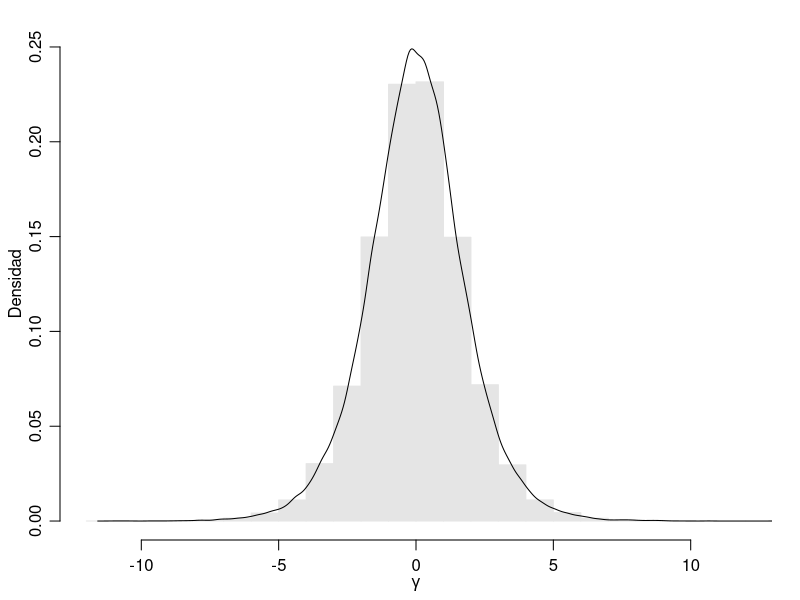
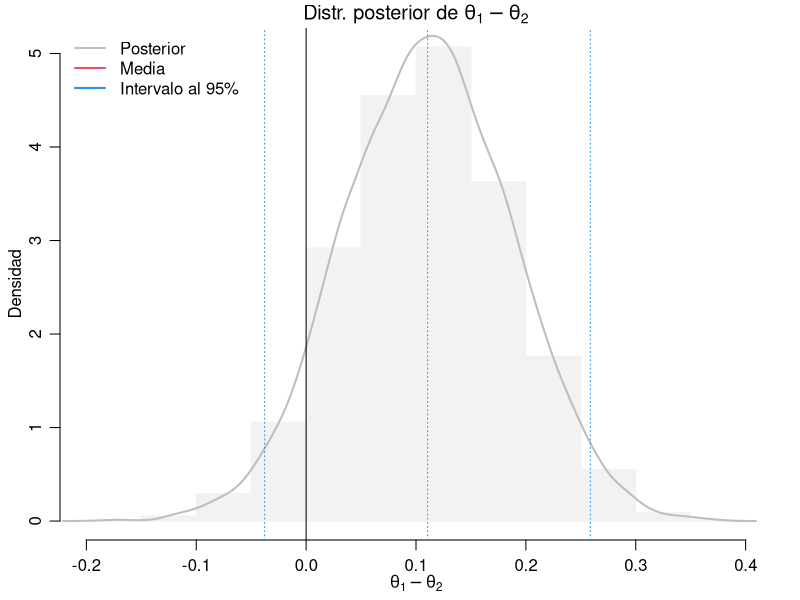
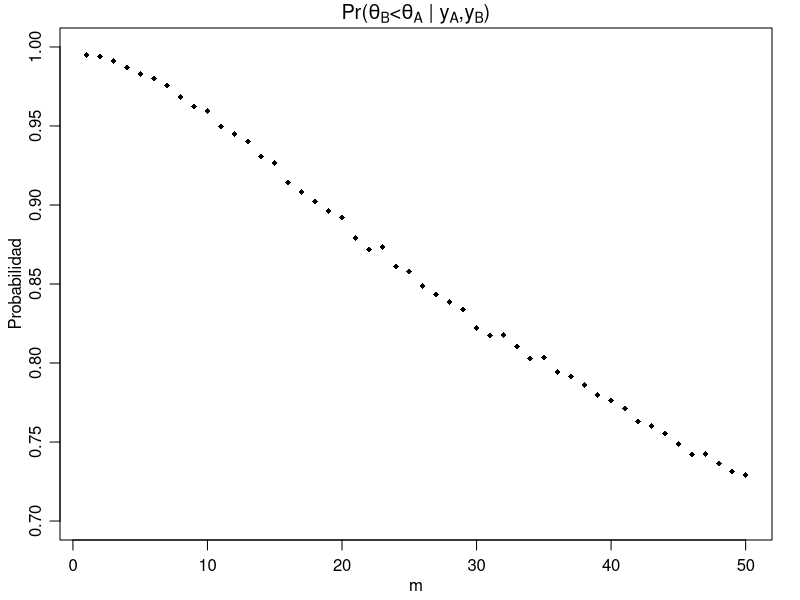
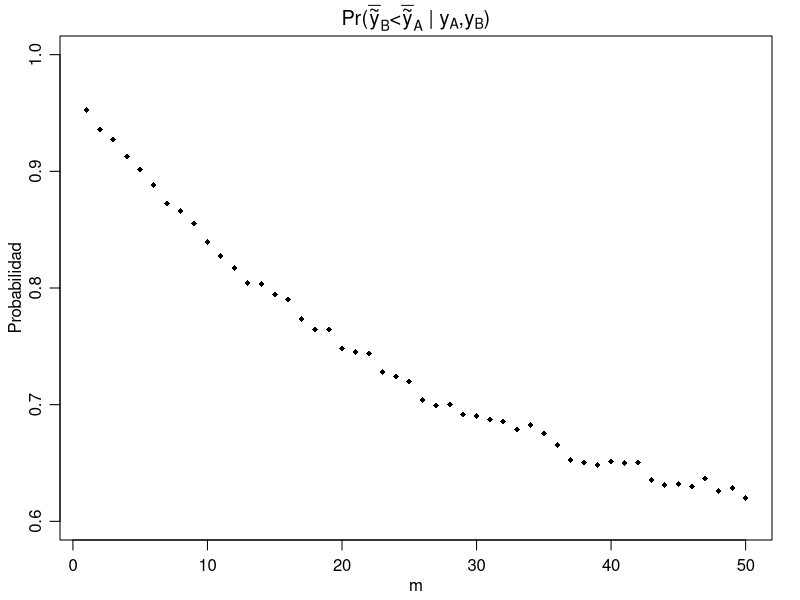
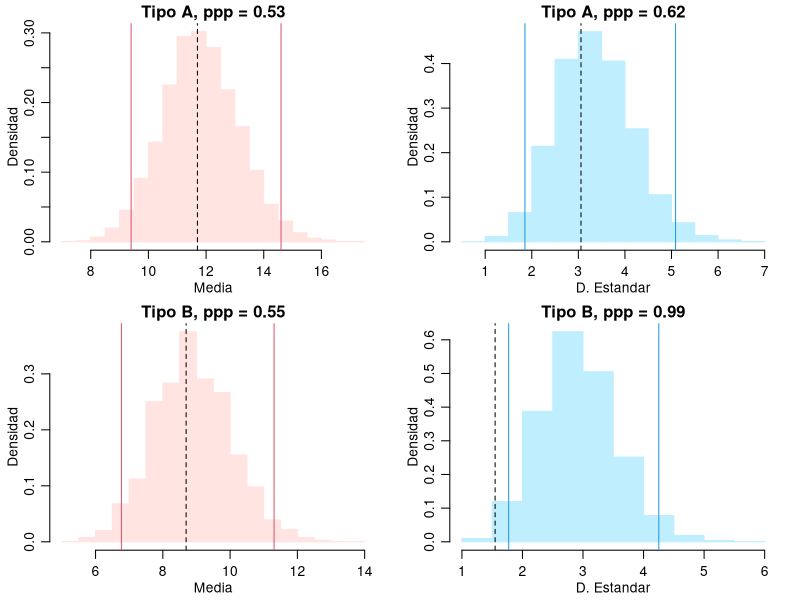
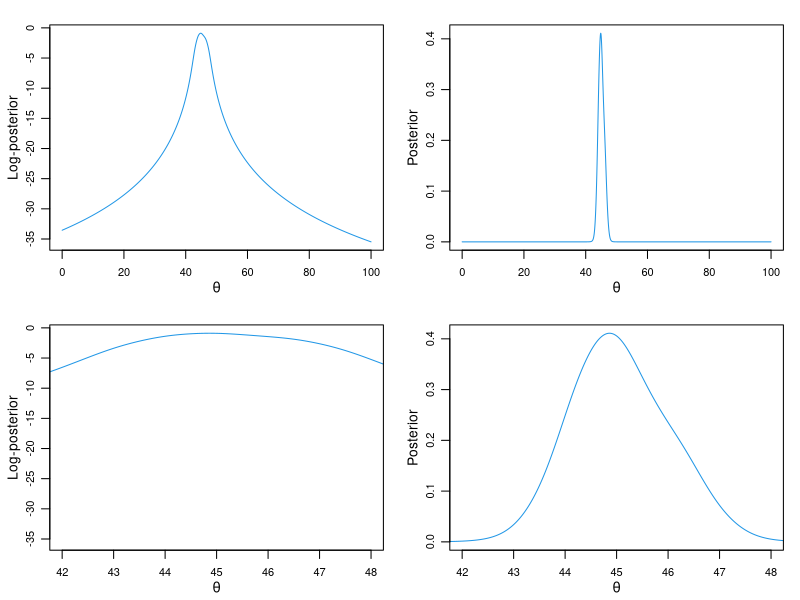
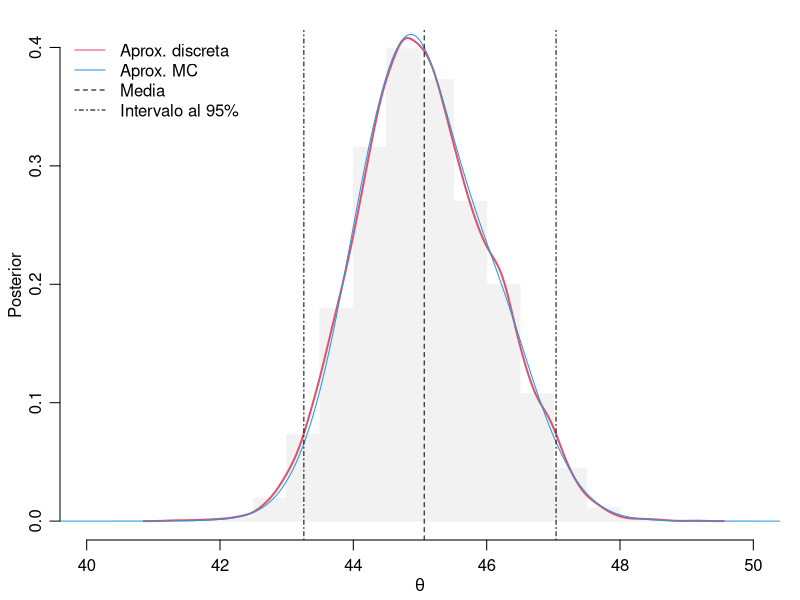
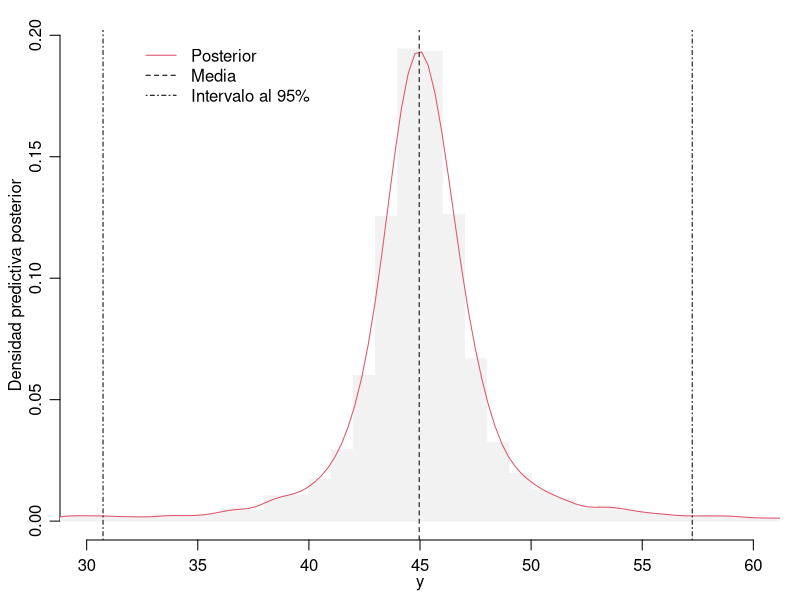

The R source for these figures, in order:
## ---- chunk 1
knitr::opts_chunk$set(echo = TRUE)
## ---- chunk 2
# simulacion
B <- 100000
set.seed(1234)
theta_mc <- runif(n = B, min = 0, max = 1)
gamma_mc <- log(theta_mc) - log(1 - theta_mc)
## ---- chunk 3
# grafico
par(mfrow = c(1,1), mar = c(3,3,1.4,1.4), mgp = c(1.75,.75,0))
hist(x = gamma_mc, freq = FALSE, col = "gray90", border = "gray90", xlab = expression(gamma), ylab = "Densidad", main = "", xlim = 12*c(-1,1), ylim = c(0,0.25))
lines(density(gamma_mc), col = 1)
## ---- chunk 4
# tamaños de muestra
n1 <- 85
n2 <- 90
# estadisticos suficientes
s1 <- 57
s2 <- 36
# hiperparametros
a <- 1
b <- 1
# distribucion posterior
ap1 <- a + s1
bp1 <- b + n1 - s1
ap2 <- a + s2
bp2 <- b + n2 - s2
# simulacion 
B <- 10000
set.seed(1234)
theta1_mc <- rbeta(n = B, shape1 = ap1, shape2 = ap2)
theta2_mc <- rbeta(n = B, shape1 = ap2, shape2 = ap2)
# inferencia
gamma_mc <- theta1_mc - theta2_mc
tab <- as.matrix(c(mean(gamma_mc), quantile(x = gamma_mc, probs = c(.025,.975)), mean(gamma_mc > 0)))
colnames(tab) <- c("theta_1 - theta_2")
rownames(tab) <- c("Estimación","Q2.5%","Q97.5%","Pr(theta_1 > theta_2)")
round(tab, 3)
# grafico
par(mfrow = c(1,1), mar = c(3,3,1.4,1.4), mgp = c(1.75,.75,0))
hist(x = gamma_mc, freq = FALSE, col = "gray95", border = "gray95", xlab = expression(theta[1] - theta[2]), ylab = "Densidad", main = expression(paste("Distr. posterior de ", theta[1] - theta[2])))
lines(density(theta1_mc - theta2_mc), col = "gray", lwd = 2)
abline(v = 0, col = 1, lty = 1)
abline(v = mean(gamma_mc), col = 2, lty = 3)
abline(v = quantile(gamma_mc, c(.025,.975)), col = 4, lty = 3)
legend("topleft", legend = c("Posterior", "Media", "Intervalo al 95%"), col = c("gray",2,4), lwd = 2, bty = "n")
## ---- chunk 5
# datos
yA <- c(12, 9, 12, 14, 13, 13, 15, 8, 15, 6)
yB <- c(11, 11, 10, 9, 9, 8, 7, 10, 6, 8, 8, 9, 7)
# tamaños
nA <- length(yA)
nB <- length(yB)
# estadistico suficiente
sA <- sum(yA)
sB <- sum(yB)
# previa
aA <- 120
bA <- 10
aB <- 12
bB <- 1
# posterior
apA <- aA + sA
bpA <- bA + nA
apB <- aB + sB
bpB <- bB + nB
## ---- chunk 6
# simulacion posterior
B <- 10000
set.seed(1234)
thA_mc <- rgamma(n = B, shape = apA, rate = bpA)
thB_mc <- rgamma(n = B, shape = apB, rate = bpB)
# probabilidad
round(mean(thB_mc < thA_mc), 4)
## ---- chunk 7
# previa A
aA <- 120
bA <- 10
# posterior A
apA <- aA + sA
bpA <- bA + nA
# simulacion A
B <- 10000
set.seed(1234)
thA_mc <- rgamma(n = B, shape = apA, rate = bpA)
# valores de m
mgrid <- 1:50
# calculo de probabilidades para cada m
out <- NULL
set.seed(1234)
for (m in mgrid) {
  # previa B
  aB <- 12*m
  bB <- 1*m
  # posterior B
  apB <- aB + sB
  bpB <- bB + nB
  # simulacion B
  thB_mc <- rgamma(n = B, shape = apB, rate = bpB)
  out[m] <- mean(thB_mc < thA_mc)
}
## ---- chunk 8
# grafico
par(mfrow = c(1,1), mar = c(3,3,1.4,1.4), mgp = c(1.75,.75,0))
plot(x = mgrid, y = out, type = "p", pch = 18, cex = 0.8, ylim = c(0.7, 1), xlab = "m", ylab = "Probabilidad", main = expression(paste("Pr(", theta[B], "<", theta[A], " | ", y[A], ",", y[B], ")")))
## ---- chunk 9
# datos
yA <- c(12, 9, 12, 14, 13, 13, 15, 8, 15, 6)
yB <- c(11, 11, 10, 9, 9, 8, 7, 10, 6, 8, 8, 9, 7)
# tamaños
nA <- length(yA)
nB <- length(yB)
# estadistico suficiente
sA <- sum(yA)
sB <- sum(yB)
# previa
aA <- 120
bA <- 10
aB <- 12
bB <- 1
# posterior
apA <- aA + sA
bpA <- bA + nA
apB <- aB + sB
bpB <- bB + nB
# simulacion posterior
B <- 10000
set.seed(1234)
thA_mc <- rgamma(n = B, shape = apA, rate = bpA)
thB_mc <- rgamma(n = B, shape = apB, rate = bpB)
# probabilidad usando predictiva posterior del promedio
out <- 0
set.seed(1234)
for (b in 1:B)
  out <- out + (mean(rpois(n = nB, lambda = thB_mc[b])) < mean(rpois(n = nA, lambda = thA_mc[b])))/B
round(out, 4)
## ---- chunk 10
# previa A
aA <- 120
bA <- 10
# posterior A
apA <- aA + sA
bpA <- bA + nA
# simulacion A
B <- 10000
set.seed(1234)
thA_mc <- rgamma(n = B, shape = apA, rate = bpA)
# valores de m
mgrid <- 1:50
# calculo de probabilidades para cada m
tmp <- NULL
set.seed(1234)
for (m in mgrid) {
  # previa B
  aB <- 12*m
  bB <- 1*m
  # posterior B
  apB <- aB + sB
  bpB <- bB + nB
  # simulacion B
  thB_mc <- rgamma(n = B, shape = apB, rate = bpB)
  # probabilidad usando predictiva posterior del promedio
  out <- 0
  for (b in 1:B)
    out <- out + (mean(rpois(n = nB, lambda = thB_mc[b])) < mean(rpois(n = nA, lambda = thA_mc[b])))/B
  tmp[m] <- out
}
## ---- chunk 11
# grafico
par(mfrow = c(1,1), mar = c(3,3,1.8,1.4), mgp = c(1.75,0.75,0))
plot(x = mgrid, y = tmp, type = "p", pch = 18, cex = 0.8, ylim = c(0.6, 1), xlab = "m", ylab = "Probabilidad", main = expression(paste("Pr(", bar(tilde(y))[B], "<", bar(tilde(y))[A], " | ", y[A], ",", y[B], ")")))
## ---- chunk 12
# datos
yA <- c(12, 9, 12, 14, 13, 13, 15, 8, 15, 6)
yB <- c(11, 11, 10, 9, 9, 8, 7, 10, 6, 8, 8, 9, 7)
# tamaños
nA <- length(yA)
nB <- length(yB)
# estadistico suficiente
sA <- sum(yA)
sB <- sum(yB)
# previa
aA <- 120
bA <- 10
aB <- 12
bB <- 1
# posterior
apA <- aA + sA
bpA <- bA + nA
apB <- aB + sB
bpB <- bB + nB
# simulacion posterior
B <- 10000
set.seed(1234)
thA_mc <- rgamma(n = B, shape = apA, rate = bpA)
thB_mc <- rgamma(n = B, shape = apB, rate = bpB)
# valores observados
tobsA <- c(mean(yA), sd(yA))
tobsB <- c(mean(yB), sd(yB))
# predictiva posterior estadisticos de prueba
outA <- NULL
outB <- NULL
set.seed(1234)
for (b in 1:B) {
  # predictiva
  yA_rep <- rpois(n = nA, lambda = thA_mc[b])
  yB_rep <- rpois(n = nB, lambda = thB_mc[b])
  # estadisticos de prueba
  outA <- rbind(outA, c(mean(yA_rep), sd(yA_rep)))
  outB <- rbind(outB, c(mean(yB_rep), sd(yB_rep)))
}
## ---- chunk 13
par(mfrow = c(2,2), mar = c(3,3,1.4,1.4), mgp = c(1.75,0.75,0))
tipo <- c("A","B")
nombres <- c("Media","D. Estandar")
colores1 <- c("mistyrose","lightblue1")
colores2 <- c(2, 4) 
for (s in tipo) {
  tobs <- get(x = paste0("tobs", s))
  out  <- get(x = paste0("out",  s))
  for (j in 1:2) {
    ppp <- mean(out[,j] > tobs[j])
    hist(x = out[,j], freq = F, col = colores1[j], border = colores1[j], xlab = nombres[j], ylab = "Densidad", main = paste0("Tipo ", s, ", ppp = ", round(ppp, 2)))
    abline(v = tobs[j], lty = 2)
    abline(v = quantile(out[,j], c(.025,.975)), lty = 1, col = colores2[j])
  }
}
## ---- chunk 14
# datos
y <- c(43.0, 44.0, 45.0, 46.5, 47.5)
# ditr. posterior en escala log sin normalizar
logp <- function(theta, y) -sum(log(1 + (y - theta)^2))
# grilla de valores para theta
M <- 1000
grilla <- seq(from = 0, to = 100, by = 1/M)
grilla <- grilla[-c(1, 100*M+1)] # remover extremos de la grilla
# calculo de la log-posterior (sin normalizar) en cada punto de la grilla
LP <- NULL
for (i in 1:length(grilla)) LP[i] <- logp(theta = grilla[i], y)
## ---- chunk 15
# constante de normalizacion en escala log
logk <- log(M) - log(sum(exp(LP)))
logk
# constante de normalizacion en escala real
exp(logk)
## ---- chunk 16
# cálculo de la posterior en escala log normalizada
LP <- LP + logk
# cálculo de la posterior en escala real normalizada
# no es necesario dividir entre sum(exp(LP)) porque ya se normalizo en el paso anterior
P <- exp(LP)
# graficos (escala log y real)
par(mfrow=c(2,2), mar = c(3,3,1.5,1), mgp = c(1.75,.75,0))
plot(x = grilla, y = LP, type = "l", ylab = "Log-posterior", xlab = expression(theta), col = 4, lwd = 1, cex.axis = 0.8)
plot(x = grilla, y = P,  type = "l", ylab = "Posterior",     xlab = expression(theta), col = 4, lwd = 1, cex.axis = 0.8)
plot(x = grilla, y = LP, type = "l", ylab = "Log-posterior", xlab = expression(theta), col = 4, lwd = 1, cex.axis = 0.8, xlim = c(42,48))
plot(x = grilla, y = P,  type = "l", ylab = "Posterior",     xlab = expression(theta), col = 4, lwd = 1, cex.axis = 0.8, xlim = c(42,48))
## ---- chunk 17
# numero de muestras de monte carlo
B <- 10000
# muestras de la posterior de theta
set.seed(1234)
theta_samples = sample(x = grilla, size = B, replace = T, prob = P)
# grafico
par(mfrow = c(1,1), mar = c(3,3,1.5,1), mgp = c(1.75,.75,0))
# histograma
hist(theta_samples, probability = T, xlim = c(40,50), main = "", ylab = "Posterior", xlab = expression(theta), border = "gray95", col = "gray95")
# estimacion kernel
lines(density(theta_samples), col = 2, lwd = 2)
# aproximacion
lines(x = grilla, y = P, type = "l", col = 4, lwd = 1)
# estimación puntual
abline(v = mean(theta_samples), col = 1, lty = 2)
# intervalo de credibilidad
abline(v = quantile(theta_samples, probs = c(0.025, 0.975)), col = 1, lty = 4)
legend("topleft", legend = c("Aprox. discreta","Aprox. MC","Media","Intervalo al 95%"), col = c(2,4,1,1), lty = c(1,1,2,4), bty = "n")
## ---- chunk 18
# distribucion predictiva
set.seed(1234)
predictiva <- rcauchy(n = B, location = theta_samples, scale = 1)
# grafico
par(mfrow=c(1,1), mar = c(3,3,1.5,1), mgp = c(1.75,.75,0))
hist(x = predictiva, freq = F, xlim = c(30, 60), nclass = 2000, main = "", ylab = "Densidad predictiva posterior", xlab = expression(y), border = "gray95", col = "gray95")
lines(density(predictiva, adjust = 2, n = 5000), col = 2, lwd = 1)
abline(v = mean(predictiva), col = 1, lty = 2)
abline(v = quantile(x = predictiva, probs = c(0.025, 0.975)), col = 1, lty = 4)
legend(x = 32, y = 0.2, legend = c("Posterior","Media","Intervalo al 95%"), col = c(2,1,1), lty = c(1,2,4), bty = "n")
